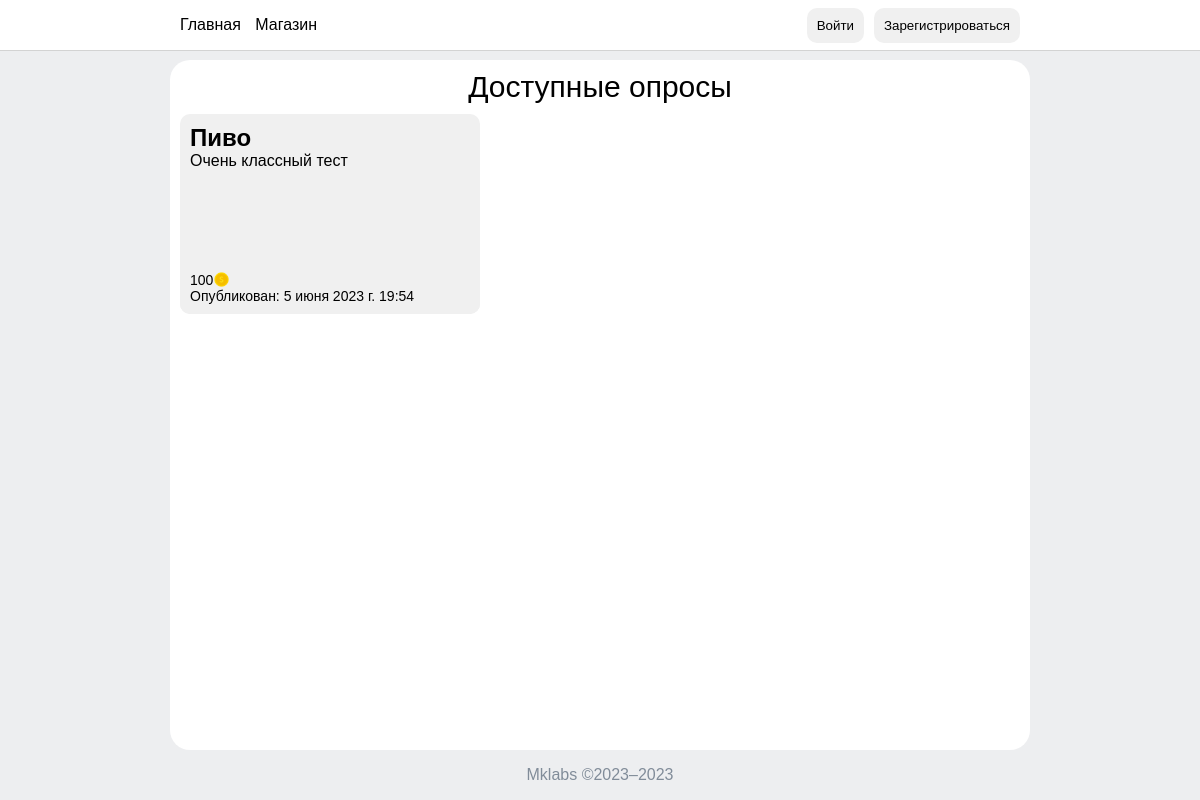
Before: /index/ with the older database file.
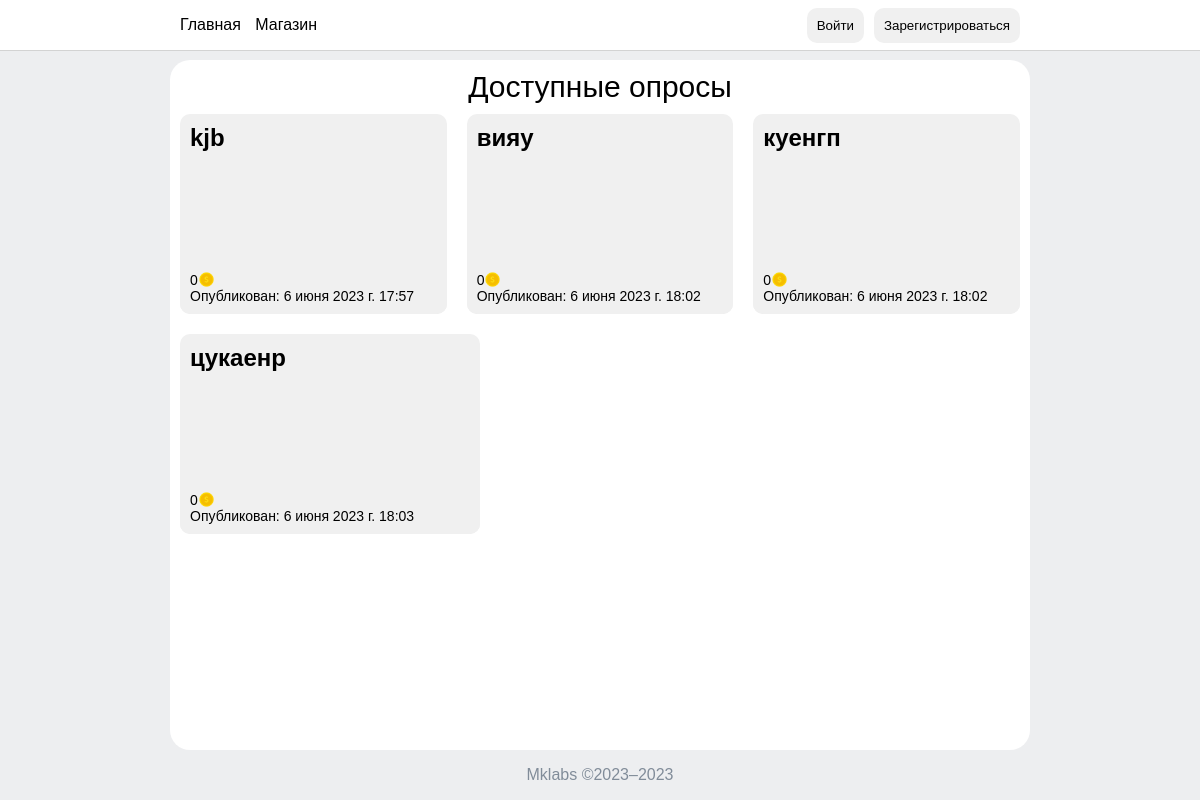
After: the same page with the newer database file.
### myapp/models.py (models this page shows)
class Survey(models.Model):
    title = models.CharField(max_length=100)
    description = models.TextField()
    date_completed = models.DateTimeField(auto_now_add=True)
    price = models.IntegerField(default=0)

### myapp/views.py (the view)
# urls.py: path('index/', index, name='index'),
def index(request):
    user = request.user if request.user.is_authenticated else None
    completed_surveys = SurveyCompletion.objects.filter(user=user).values_list('survey_id', flat=True)
    surveys = Survey.objects.exclude(id__in=completed_surveys)
    return render(request, 'index.html', {'user': user, 'surveys': surveys})

### myapp/context_processor.py (called while the page is built)
def balance_processor(request):
    user = request.user
    if user.is_authenticated:
        user_market = UserMarket.objects.filter(user=user).first()
    else:
        user_market = None
    return {'user_market': user_market}

def user_processor(request):
    user = request.user if request.user.is_authenticated else None
    return {'user': user}

### templates/index.html (shortened to what this page needs)
{% load static %}
<!DOCTYPE html>
<html>
<head>
    <link rel="stylesheet" href="{% static 'css/main.css' %}">
    <link rel="stylesheet" href="{% static 'css/surveys.css' %}">
    <link rel="stylesheet" href="{% static 'css/colors.css' %}">
</head>
<body>
<header style="background-color: {{ user_market.active_color.hex_code }} !important;">
    <nav>
        <ul>
            <li><a href="/">Главная</a></li>
            <li><a href="/market/">Магазин</a></li>
        </ul>
        <div id="container">
            {% if user != None and user.username != "" %}
                <div class="greet">
                    <p>Добро пожаловать, {{ user.username }}!</p>
                    <div class="balance">Баланс: {{ user_market.balance }}<img src="/static/icons/coin.png"></div>
                </div>
                <button class="button" id="logout">Выйти</button>
                </div>
            {% else %}
                <button class="button" id="login">Войти</button>
                <button class="button" id="signin">Зарегистрироваться</button>
            {% endif %}
        </div>
    </nav>
</header>
<main>
    <div class="content">
        {% block content %}
            <div class="page-title">Доступные опросы</div>
            <div class="cards">
                {% for survey in surveys %}
                    <div class="card">
                        <a href="{% url 'survey-detail' survey.id %}">
                            <div class="title">{{ survey.title }}</div>
                            <div class="desc">{{ survey.description }}</div>
                            <div class="card-info">
                                <div class="price">{{ survey.price }}<img src="/static/icons/coin.png"></div>
                                <div class="date">Опубликован: {{ survey.date_completed }}</div>
                            </div>
                        </a>
                    </div>
                {% endfor %}
            </div>
        {% endblock %}
    </div>
</main>
<footer>
    Mklabs ©2023–2023
</footer>
</body>
</html>

Changed rows visible on the page:
removed Survey: title "Пиво", description "Очень классный тест", price "100", date_completed "5 июня 2023 г. 19:54"
added Survey: title "kjb", price "0", date_completed "6 июня 2023 г. 17:57"
added Survey: title "вияу", price "0", date_completed "6 июня 2023 г. 18:02"
added Survey: title "куенгп", price "0", date_completed "6 июня 2023 г. 18:02"
added Survey: title "цукаенр", price "0", date_completed "6 июня 2023 г. 18:03"
